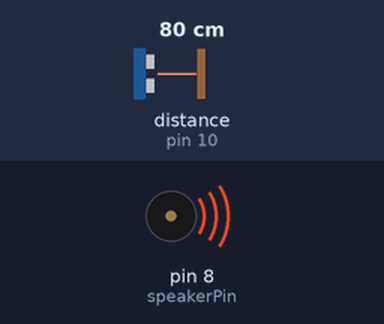
A sketch run on a simulated Arduino Uno, built with avr-gcc and run on an emulated ATmega328P. Parts: buzzer (waves = sounding). Wiring (inferred from the names in the program): ultrasonic range finder: trigger pin 9; echo pin 10. Inputs (shaded band) come from the test bench; at power-on: distance to the obstacle (sensor on pin 10) 80 cm. The echo pulse lasts 58.3 µs per cm.

Above: at 0.1 s.
Timing chart, 0 to 1.6 s (numbered marks = the images above):
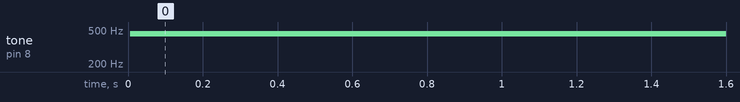

Measured:
- by itself, tone on pin 8 (speakerPin): silent → 451 Hz at 0.01 s

The sketch:

therimin.ino
```cpp
const int trigPin = 9;
const int echoPin = 10;
const int speakerPin = 8;

void setup() {
  Serial.begin(9600);
  pinMode(trigPin, OUTPUT);
  pinMode(echoPin, INPUT);
  pinMode(speakerPin, OUTPUT);
}

void loop() {
  digitalWrite(trigPin, LOW);
  delayMicroseconds(2);
  digitalWrite(trigPin, HIGH);
  delayMicroseconds(10);
  digitalWrite(trigPin, LOW);

  long duration = pulseIn(echoPin, HIGH);
  int distance = duration * 0.034 / 2;
  int pitch = map(distance, 0, 200, 100, 1000);
  tone(speakerPin, pitch);
  delay(50);
}
```
